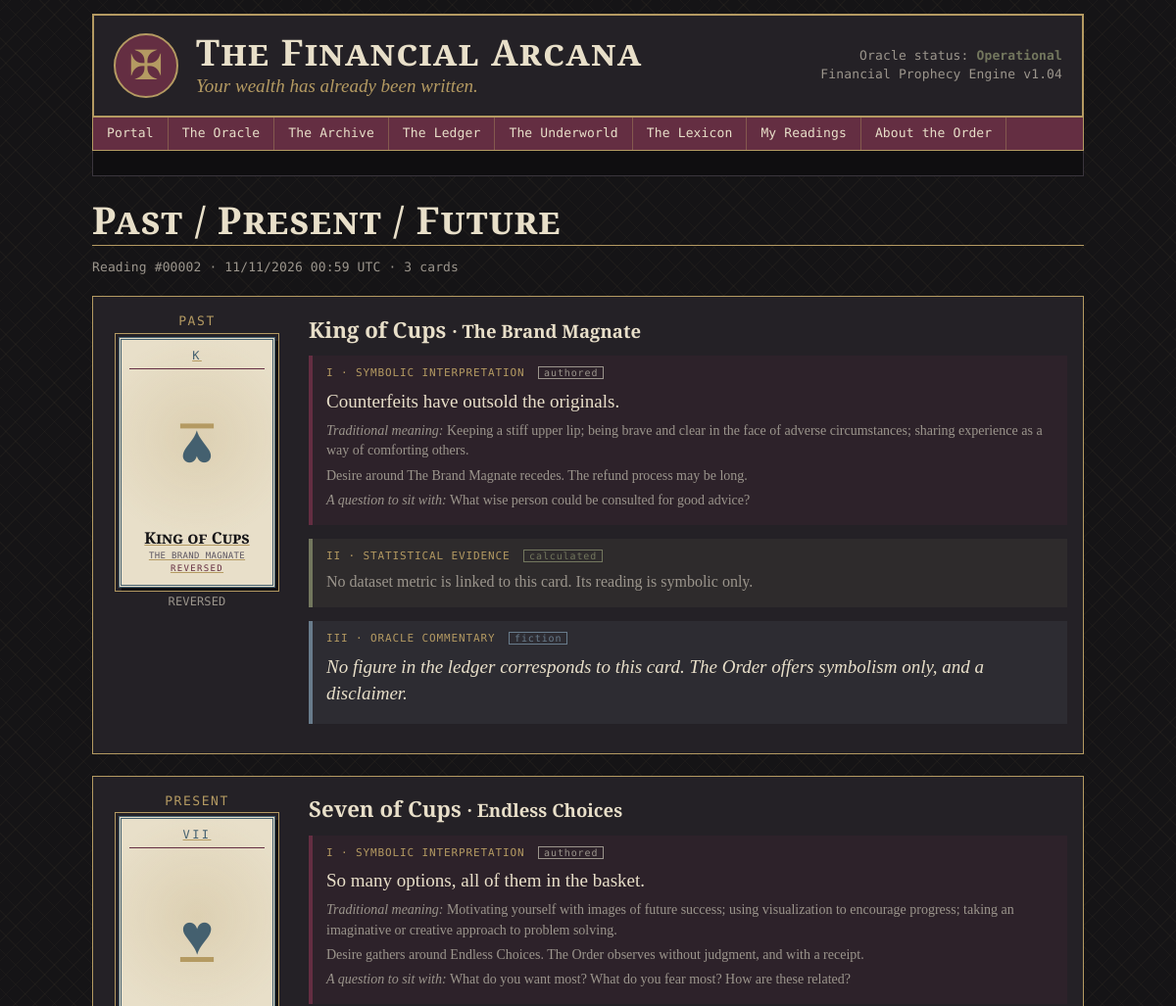
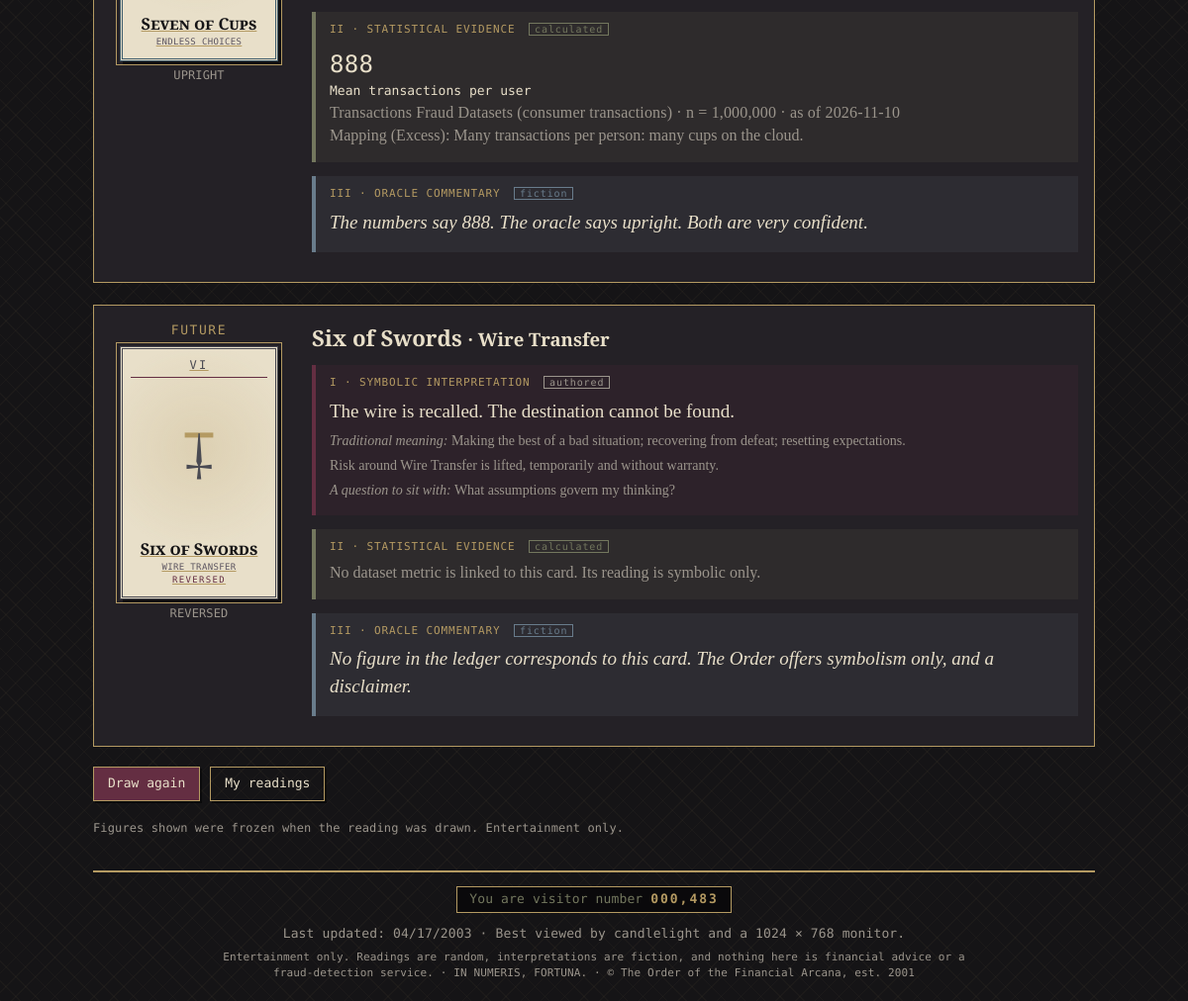
/reading/2, run on the app's committed database (2 pictures, top to bottom).
### models.py (models this page shows, shortened)
class Reading(db.Model):
    __tablename__ = "readings"
    reading_id = db.Column(db.Integer, primary_key=True)
    spread_id = db.Column(db.Integer, db.ForeignKey("spreads.spread_id"))
    spread_type = db.Column(db.String(30), nullable=False)
    title = db.Column(db.String(160))
    created_at = db.Column(db.DateTime, default=utcnow, nullable=False)
    session_id = db.Column(db.String(40), index=True)         # anonymous owner
    is_favorite = db.Column(db.Boolean, default=False, nullable=False)
    spread = db.relationship("Spread")
    cards = db.relationship("ReadingCard", back_populates="reading",
                            order_by="ReadingCard.position",
                            cascade="all, delete-orphan")

class ReadingCard(db.Model):
    __tablename__ = "reading_cards"
    draw_id = db.Column(db.Integer, primary_key=True)
    reading_id = db.Column(db.Integer, db.ForeignKey("readings.reading_id"), nullable=False)
    card_id = db.Column(db.Integer, db.ForeignKey("cards.card_id"), nullable=False)
    position = db.Column(db.Integer, nullable=False)
    orientation = db.Column(db.String(10), nullable=False)
    metric_snapshot = db.Column(db.Text, default="[]")
    commentary = db.Column(db.Text)
    note = db.Column(db.Text)
    question = db.Column(db.Text)                             # a "question to ask" from the Tarot JSON
    reading = db.relationship("Reading", back_populates="cards")
    card = db.relationship("Card")
    @property
    def snapshot(self):
        try:
            return json.loads(self.metric_snapshot or "[]")
        except ValueError:
            return []

class Card(db.Model):
    __tablename__ = "cards"
    card_id = db.Column(db.Integer, primary_key=True)
    name = db.Column(db.String(80), unique=True, nullable=False)
    arcana = db.Column(db.String(10), nullable=False)       # Major / Minor
    suit = db.Column(db.String(12))                          # NULL for Major
    number = db.Column(db.Integer, nullable=False)           # 0-21 major, 1-14 minor
    archetype = db.Column(db.String(120), nullable=False)
    traditional_meaning = db.Column(db.Text)
    upright_meaning = db.Column(db.Text)
    reversed_meaning = db.Column(db.Text)
    keywords = db.Column(db.Text)
    financial_domain = db.Column(db.String(60))
    image_path = db.Column(db.String(200))
    traditional_reversed = db.Column(db.Text)
    questions = db.Column(db.Text)                    # "questions to ask", one per line
    tarot_archetype = db.Column(db.String(120))
    symbolic_family = db.Column(db.String(80))
    symbolic_themes = db.Column(db.String(200))
    interpretations = db.relationship("Interpretation", back_populates="card",
                                      cascade="all, delete-orphan")
    metric_links = db.relationship("CardMetric", back_populates="card",
                                   cascade="all, delete-orphan")
    @property
    def numeral(self):
        if self.arcana == "Major":
            return ROMAN[self.number]
        return RANK_LABELS.get(self.number, ROMAN[self.number])
    @property
    def symbol(self):
        return "☽" if self.arcana == "Major" else SUIT_SYMBOLS.get(self.suit, "✠")

### app.py (the view)
@app.route("/reading/<int:reading_id>")
def reading(reading_id):
    r = db.session.get(Reading, reading_id)
    if r is None:
        abort(404)
    return render_template("reading.html", reading=r,
                           positions=r.spread.positions if r.spread else [],
                           is_owner=(r.session_id == session.get("sid")))

### app.py (called while the page is built)
def fmt_value(value, unit):
    if value is None:
        return "n/a"
    if unit == "%":
        return f"{value:,.2f}%"
    if unit == "count":
        return f"{value:,.0f}"
    if unit == "USD":
        return f"${value:,.2f}"
    if unit == "ratio":
        return f"{value:,.2f}"
    return f"{value:,.2f}"

@app.before_request
def ensure_session():
    if "sid" not in session:
        session["sid"] = uuid.uuid4().hex
        session.permanent = True

@app.context_processor
def inject_globals():
    try:
        visitors = 481 + Reading.query.count()
    except Exception:
        visitors = 481
    return dict(visitor_count=f"{visitors:07,}", this_year=date.today().year)

### models.py (called while the page is built)
    @property
    def positions(self):
        return (self.position_labels or "").split("|")

### templates/reading.html (shortened to what this page needs)
{% extends "base.html" %}
{% from "_macros.html" import card_face, demo_badge %}
{% block content %}
<h2 class="page-title">{{ reading.title }}</h2>
<p class="mono dim">Reading #{{ '%05d' % reading.reading_id }} · {{ reading.created_at.strftime('%m/%d/%Y %H:%M') }} UTC · {{ reading.cards|length }} card{{ 's' if reading.cards|length > 1 }}</p>
<div class="reading">
  {% for rc in reading.cards %}
  {% set card = rc.card %}
  <article class="draw" style="animation-delay: {{ loop.index0 * 0.35 }}s">
    <div class="draw-card">
      <div class="position mono">{{ positions[loop.index0] if loop.index0 < positions|length else 'Card ' ~ rc.position }}</div>
      <a href="{{ url_for('card_detail', card_id=card.card_id) }}">{{ card_face(card, rc.orientation) }}</a>
      <div class="mono dim small">{{ rc.orientation|upper }}</div>
    </div>
    <div class="draw-text">
      <h3>{{ card.name }} <small>· {{ card.archetype }}</small></h3>
      <div class="layer symbolic">
        <div class="layer-label mono">I · Symbolic interpretation <span class="tag">authored</span></div>
        <p>{{ card.reversed_meaning if rc.orientation == 'reversed' else card.upright_meaning }}</p>
        <p class="dim small"><i>Traditional meaning:</i> {{ card.traditional_meaning }}</p>
        {% if rc.note %}<p class="dim small">{{ rc.note }}</p>{% endif %}
        {% if rc.question %}<p class="dim small"><i>A question to sit with:</i> {{ rc.question }}</p>{% endif %}
      </div>
      <div class="layer evidence">
        <div class="layer-label mono">II · Statistical evidence <span class="tag calc">calculated</span></div>
        {% if rc.snapshot %}
          {% for s in rc.snapshot %}
          <div class="stat">
            <div class="stat-value mono">{{ s.value|fmt_value(s.unit) }} {{ demo_badge(s.is_demo) }}</div>
            <div>{{ s.display_name }}</div>
            <div class="mono dim small">
              {{ s.dataset }}{% if not s.is_demo and s.sample_size %} · n = {{ '{:,}'.format(s.sample_size) }}{% endif %}
              · as of {{ s.calculated }}
            </div>
            <div class="dim small">Mapping ({{ s.relationship }}): {{ s.explanation }}</div>
          </div>
          {% endfor %}
        {% else %}
          <p class="dim">No dataset metric is linked to this card. Its reading is symbolic only.</p>
        {% endif %}
      </div>
      <div class="layer commentary">
        <div class="layer-label mono">III · Oracle commentary <span class="tag fic">fiction</span></div>
        <p><i>{{ rc.commentary }}</i></p>
      </div>
    </div>
  </article>
  {% endfor %}
</div>
<p class="cta">
  <a class="btn" href="{{ url_for('oracle') }}">Draw again</a>
  <a class="btn ghost" href="{{ url_for('history') }}">My readings</a>
</p>
<p class="mono dim small">Figures shown were frozen when the reading was drawn. Entertainment only.</p>
{% endblock %}

### templates/_macros.html (shortened to what this page needs)
{% macro card_face(card, orientation=None, small=False) %}
<div class="tarot {{ 'suit-' ~ (card.suit|lower if card.suit else 'major') }}{{ ' small' if small }}{{ ' is-reversed' if orientation == 'reversed' }}">
  <div class="tarot-top">{{ card.numeral }}</div>
  <div class="tarot-art">
    {% if card.image_path %}<img src="{{ url_for('static', filename=card.image_path) }}" alt="{{ card.name }}">
    {% else %}<span class="glyph">{{ card.symbol }}</span>{% endif %}
  </div>
  <div class="tarot-name">{{ card.name }}</div>
  <div class="tarot-sub">{{ card.archetype }}</div>
</div>
{% endmacro %}

### static/css/style.css (style rules this page uses)
:root { --black: #151416; --charcoal: #242126; --burgundy: #642E42; --gold: #B49A62; --cream: #E8DFC9; --olive: #73775E; --blue: #697C8C; --gray: #9B958C; --serif: "Cormorant Garamond", "EB Garamond", Georgia, serif; --mono: "DM Mono", "Courier New", monospace; }
* { box-sizing: border-box; }
html { background: var(--black); }
body { margin: 0; color: var(--cream); font-family: var(--serif); font-size: 19px; line-height: 1.45; background: repeating-linear-gradient(45deg, rgba(180,154,98,.045) 0 1px, transparent 1px 14px), repeating-linear-gradient(-45deg, rgba(180,154,98,.045) 0 1px, transparent 1px 14px), var(--black); }
a { color: var(--gold); text-decoration: underline; }
h1, h2, h3 { font-weight: 600; line-height: 1.15; }
h3 { margin: .2em 0 .4em; }
.mono { font-family: var(--mono); font-size: 13px; letter-spacing: .01em; }
.dim { color: var(--gray); }
.small { font-size: 14px; }
.mono.small { font-size: 12px; }
.page-title { font-size: 2.4rem; margin: 0 0 .2em; font-variant: small-caps; letter-spacing: .03em; border-bottom: 1px solid var(--gold); padding-bottom: .1em; }
.btn { display: inline-block; font-family: var(--mono); font-size: 13px; cursor: pointer; text-decoration: none; background: var(--burgundy); color: var(--cream); border: 1px solid var(--gold); padding: 7px 14px; border-radius: 0; box-shadow: 2px 2px 0 rgba(0,0,0,.5); }
.btn.ghost { background: transparent; }
.cta { margin-top: 16px; display: flex; gap: 10px; flex-wrap: wrap; align-items: center; }
.tarot { width: 150px; aspect-ratio: 5 / 8; padding: 8px 8px 10px; text-align: center; display: flex; flex-direction: column; background: var(--cream); color: var(--black); border: 3px double var(--burgundy); outline: 1px solid var(--gold); outline-offset: 3px; box-shadow: 3px 4px 0 rgba(0,0,0,.55); background-image: radial-gradient(circle at 50% 40%, rgba(180,154,98,.22), transparent 62%); }
.tarot-top { font-family: var(--mono); font-size: 12px; letter-spacing: .2em; color: var(--burgundy); border-bottom: 1px solid var(--burgundy); padding-bottom: 3px; }
.tarot-art { flex: 1; display: grid; place-items: center; overflow: hidden; }
.tarot .glyph { font-size: 3.6rem; color: var(--burgundy); line-height: 1; }
.tarot-name { font-weight: 700; font-size: 1.02rem; line-height: 1.05; font-variant: small-caps; }
.tarot-sub { font-family: var(--mono); font-size: 9px; color: #5c5560; margin-top: 3px; text-transform: uppercase; letter-spacing: .04em; }
.tarot.suit-cups { border-color: #44606f; }
.tarot.suit-cups .glyph, .tarot.suit-cups .tarot-top { color: #44606f; }
.tarot.suit-swords { border-color: #4a4a52; }
.tarot.suit-swords .glyph, .tarot.suit-swords .tarot-top { color: #4a4a52; }
.tarot.is-reversed .tarot-art { transform: rotate(180deg); }
.tarot.is-reversed::after { content: "REVERSED"; font-family: var(--mono); font-size: 9px; color: var(--burgundy); letter-spacing: .15em; }
.tarot { transition: transform .12s; }
.layer { margin: 14px 0; padding: 10px 14px; border-left: 4px solid var(--burgundy); background: rgba(100,46,66,.14); }
.layer.evidence { border-left-color: var(--olive); background: rgba(115,119,94,.12); font-family: var(--mono); font-size: 13px; }
.layer.evidence p, .layer.evidence .dim { font-family: var(--serif); font-size: 16px; }
.layer.commentary { border-left-color: var(--blue); background: rgba(105,124,140,.12); }
.layer p { margin: .35em 0; }
.layer-label { color: var(--gold); text-transform: uppercase; letter-spacing: .08em; font-size: 11px !important; margin-bottom: 4px; }
.tag { border: 1px solid currentColor; padding: 0 5px; margin-left: 6px; font-size: 10px; color: var(--gray); text-transform: lowercase; }
.tag.calc { color: var(--olive); }
.tag.fic { color: var(--blue); }
.stat { padding: 6px 0; border-bottom: 1px dotted #4a4550; }
.stat:last-child { border-bottom: 0; }
.stat-value { font-size: 1.5rem; color: var(--cream); }
.reading { display: flex; flex-direction: column; gap: 22px; margin: 20px 0; }
.draw { display: grid; grid-template-columns: 180px 1fr; gap: 24px; padding: 16px; background: var(--charcoal); border: 1px solid var(--gold); opacity: 0; animation: reveal .7s ease forwards; }
.draw-card { text-align: center; }
.draw-card .tarot { margin: 6px auto; width: 160px; }
.position { color: var(--gold); text-transform: uppercase; letter-spacing: .12em; }

### data on the page
Reading: title "Past / Present / Future", reading_id "00002", created_at "11/11/2026 00:59"
ReadingCard: positions "PAST", orientation "REVERSED", orientation.reversed_meaning "Counterfeits have outsold the originals.", note "Desire around The Brand Magnate recedes. The refund process may be long.", question "What wise person could be consulted for good advice?", shows "No dataset metric is linked to this card. Its reading is symbolic only.", commentary "No figure in the ledger corresponds to this card. The Order offers symbolism only, and a disclaimer."
Card: numeral "K", symbol "♥", name "King of Cups", archetype "THE BRAND MAGNATE", archetype "The Brand Magnate", traditional_meaning "Keeping a stiff upper lip; being brave and clear in the face of adverse circumstances; sharing experience as a way of comforting others."
ReadingCard: positions "PRESENT", orientation "UPRIGHT", orientation.upright_meaning "So many options, all of them in the basket.", note "Desire gathers around Endless Choices. The Order observes without judgment, and with a receipt.", question "What do you want most? What do you fear most? How are these related?", value|fmt_value "888", display_name "Mean transactions per user", dataset "Transactions Fraud Datasets (consumer transactions)", sample_size "1,000,000", calculated "2026-11-10", relationship "Excess", explanation "Many transactions per person: many cups on the cloud.", commentary "The numbers say 888. The oracle says upright. Both are very confident."
Card: numeral "VII", symbol "♥", name "Seven of Cups", archetype "ENDLESS CHOICES", archetype "Endless Choices", traditional_meaning "Motivating yourself with images of future success; using visualization to encourage progress; taking an imaginative or creative approach to problem solving."
ReadingCard: positions "FUTURE", orientation "REVERSED", orientation.reversed_meaning "The wire is recalled. The destination cannot be found.", note "Risk around Wire Transfer is lifted, temporarily and without warranty.", question "What assumptions govern my thinking?", shows "No dataset metric is linked to this card. Its reading is symbolic only.", commentary "No figure in the ledger corresponds to this card. The Order offers symbolism only, and a disclaimer."
Card: numeral "VI", symbol "†", name "Six of Swords", archetype "WIRE TRANSFER", archetype "Wire Transfer", traditional_meaning "Making the best of a bad situation; recovering from defeat; resetting expectations."

### other printed values
{{ reading.cards|length }} "3"
{{ 's' if reading.cards|length > 1 }} "s"
{{ visitor_count }} "000,483"
